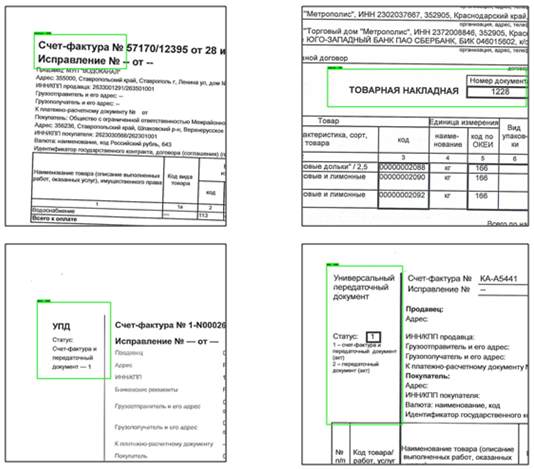
#> input picture readme_img/1.png, 534 x 469 px, found by its file name
$ python find_angle2.py
#> lines starting #> are read from the running program, lines starting #| are printed output that depends on the picture; after the words box and inside, x2 and y2 are one past the last pixel; in counts of white or black regions, pixels touching at a corner belong together
#> further down, image is the input picture: shape (469, 534, 3); mean B, G, R 234.1, 235.3, 234
import numpy as np
import cv2


def detect_angle(image):
    mask = np.zeros(image.shape, dtype=np.uint8)
    gray = cv2.cvtColor(image, cv2.COLOR_BGR2GRAY)
    blur = cv2.GaussianBlur(gray, (3,3), 0)
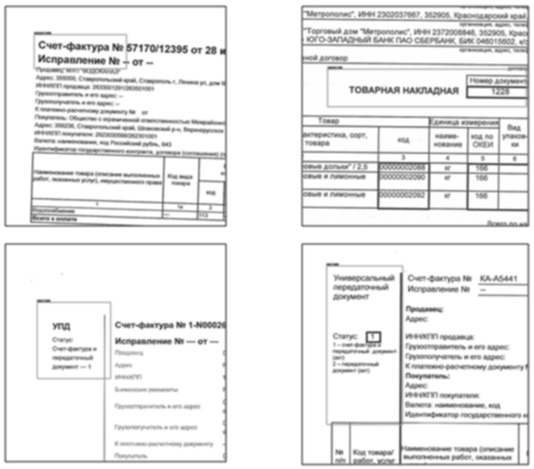
#> blur: shape (469, 534); min 56, max 255, mean 234.8
    adaptive = cv2.adaptiveThreshold(blur,255,cv2.ADAPTIVE_THRESH_GAUSSIAN_C, cv2.THRESH_BINARY_INV,15,4)
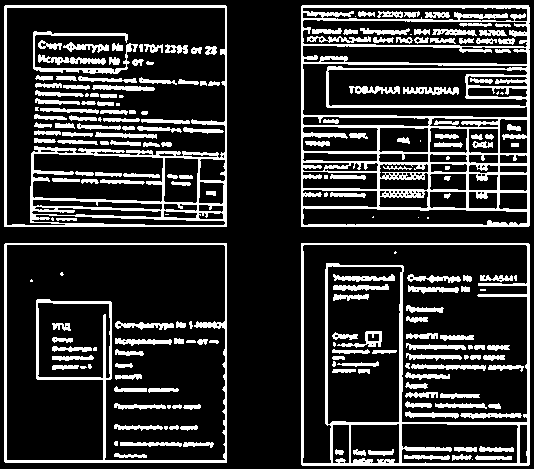
#> adaptive: shape (469, 534); 19.6% white; 216 white regions (34 under 20 px)

    cnts = cv2.findContours(adaptive, cv2.RETR_TREE, cv2.CHAIN_APPROX_SIMPLE)
#> cnts = 388 contours, 149 with area under 20; largest, box (x1, y1, x2, y2) and area: (301, 243, 530, 466) 50614, (301, 5, 530, 227) 50384, (4, 5, 227, 227) 49061, (4, 243, 227, 463) 48617, (6, 244, 226, 461) 41028
    cnts = cnts[0] if len(cnts) == 2 else cnts[1]

    for c in cnts:
        area = cv2.contourArea(c)
        if area < 45000 and area > 20:
            cv2.drawContours(mask, [c], -1, (255,255,255), -1)
#> this loop made 388 passes
#> area on passes 1, 7, 8: 50614.5, 305, 626.5
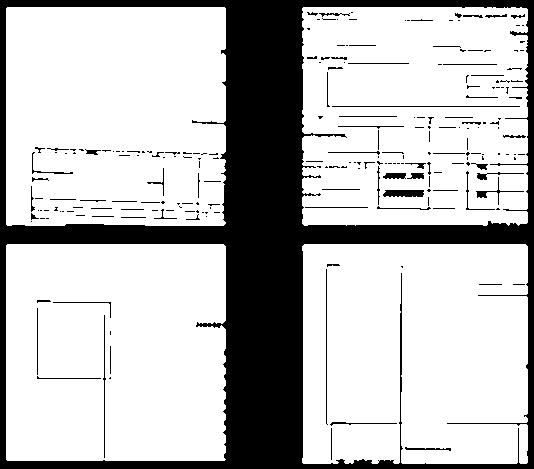
#> mask: shape (469, 534, 3); 75.1% white; 220 black regions (145 under 20 px), largest, box (x1, y1, x2, y2) and area: (0, 0, 534, 469) 57618, (383, 190, 424, 197) 262, (332, 106, 520, 107) 188

    mask = cv2.cvtColor(mask, cv2.COLOR_BGR2GRAY)
    h, w = mask.shape
#> h = 469; w = 534

    # Horizontal
    if w > h:
        left = mask[0:h, 0:0+w//2]
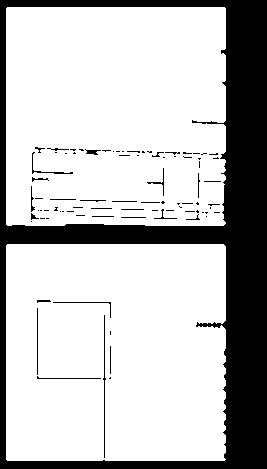
#> left: shape (469, 267); 75% white; 83 black regions (56 under 20 px), largest, box (x1, y1, x2, y2) and area: (0, 0, 267, 469) 29882, (103, 315, 106, 458) 147, (32, 152, 73, 174) 83
        right = mask[0:h, w//2:]
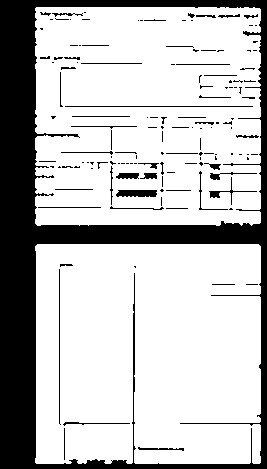
#> right: shape (469, 267); 75.2% white; 138 black regions (89 under 20 px), largest, box (x1, y1, x2, y2) and area: (0, 0, 267, 469) 27736, (116, 190, 157, 197) 262, (65, 106, 253, 107) 188
        left_pixels = cv2.countNonZero(left)
#> left_pixels = 93953
        right_pixels = cv2.countNonZero(right)
#> right_pixels = 94158
        return 0 if left_pixels >= right_pixels else 180
    # Vertical
    else:
        top = mask[0:h//2, 0:w]
        bottom = mask[h//2:, 0:w]
        top_pixels = cv2.countNonZero(top)
        bottom_pixels = cv2.countNonZero(bottom)
        return 90 if bottom_pixels >= top_pixels else 270

if __name__ == '__main__':
    image = cv2.imread('1.png')
    angle = detect_angle(image)
#> angle = 180
    print(angle)
#| 180

$ run again, with readme_img/2.png copied over readme_img/1.png
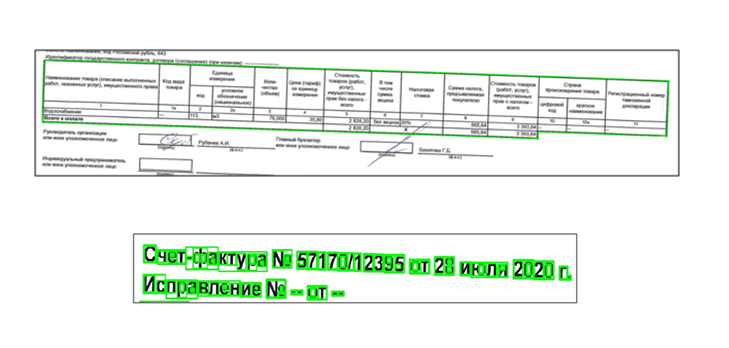
#> input picture readme_img/2.png, 729 x 348 px, found by its file name
#> image is the input picture: shape (348, 729, 3); mean B, G, R 236.3, 243.1, 236.2
#> in detect_angle, `adaptive = cv2.adaptiveThreshold(blur,255,cv2.ADAPTIVE_THRESH_GAUSSIAN..`:
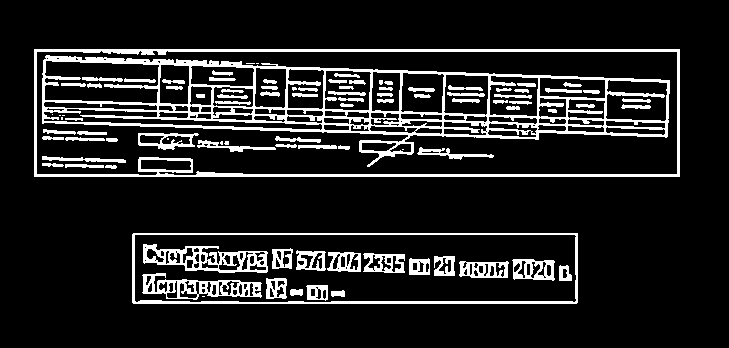
#> adaptive: shape (348, 729); 12.9% white; 95 white regions (13 under 20 px)
#> cnts = 268 contours, 50 with area under 20; largest, box (x1, y1, x2, y2) and area: (34, 49, 680, 177) 81915, (36, 50, 678, 176) 77944, (42, 55, 670, 167) 40264, (132, 233, 578, 304) 31148, (134, 234, 577, 303) 29622
#> the loop in detect_angle, `for c in cnts:` made 268 passes
#> area on passes 1, 2, 4: 31148.5, 29622.5, 59.5
#> left: shape (348, 364); 32.3% white; 19 white regions, largest, box (x1, y1, x2, y2) and area: (42, 55, 364, 134) 21422, (132, 233, 364, 304) 16470, (138, 133, 199, 150) 774
#> in detect_angle, `right = mask[0:h, w//2:]`:
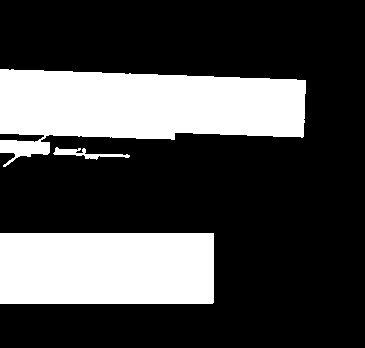
#> right: shape (348, 365); 27.7% white; 3 white regions, box (x1, y1, x2, y2) and area: (0, 69, 306, 167) 19584, (0, 233, 214, 304) 15193, (53, 147, 130, 160) 349
#> left_pixels = 40942
#> right_pixels = 35126
#> angle = 0
#| 0

$ run again, with readme_img/3.png copied over readme_img/1.png
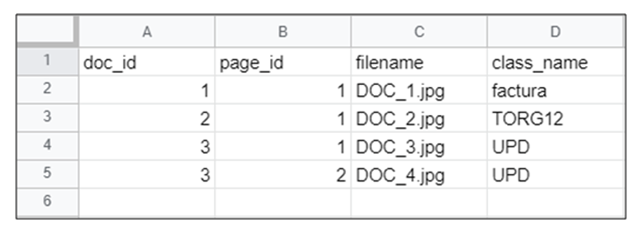
#> input picture readme_img/3.png, 642 x 238 px, found by its file name
#> image is the input picture: shape (238, 642, 3); mean B, G, R 243.4, 243.2, 243
#> in detect_angle, `adaptive = cv2.adaptiveThreshold(blur,255,cv2.ADAPTIVE_THRESH_GAUSSIAN..`:
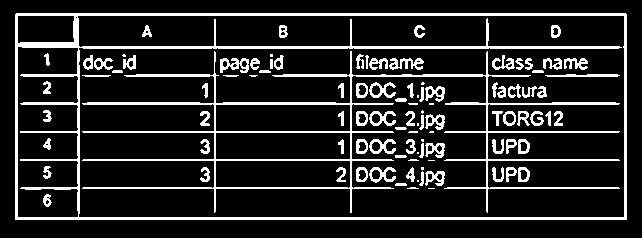
#> adaptive: shape (238, 642); 14.3% white; 102 white regions (19 under 20 px)
#> cnts = 155 contours, 41 with area under 20; largest, box (x1, y1, x2, y2) and area: (15, 13, 627, 220) 125865, (77, 15, 625, 218) 108956, (82, 51, 620, 213) 14206, (17, 46, 79, 218) 9809, (215, 160, 351, 189) 3644
#> the loop in detect_angle, `for c in cnts:` made 155 passes
#> area on passes 1 to 3: 125865, 9809, 66.5
#> left: shape (238, 321); 31.8% white; 17 white regions, largest, box (x1, y1, x2, y2) and area: (82, 51, 321, 213) 10855, (17, 46, 79, 218) 10318, (17, 15, 75, 44) 1606
#> in detect_angle, `right = mask[0:h, w//2:]`:
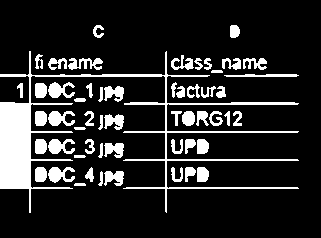
#> right: shape (238, 321); 15.5% white; 55 white regions, largest, box (x1, y1, x2, y2) and area: (0, 51, 299, 213) 5456, (48, 167, 75, 183) 264, (48, 82, 75, 98) 260
#> left_pixels = 24317
#> right_pixels = 11827
#> angle = 0
#| 0
